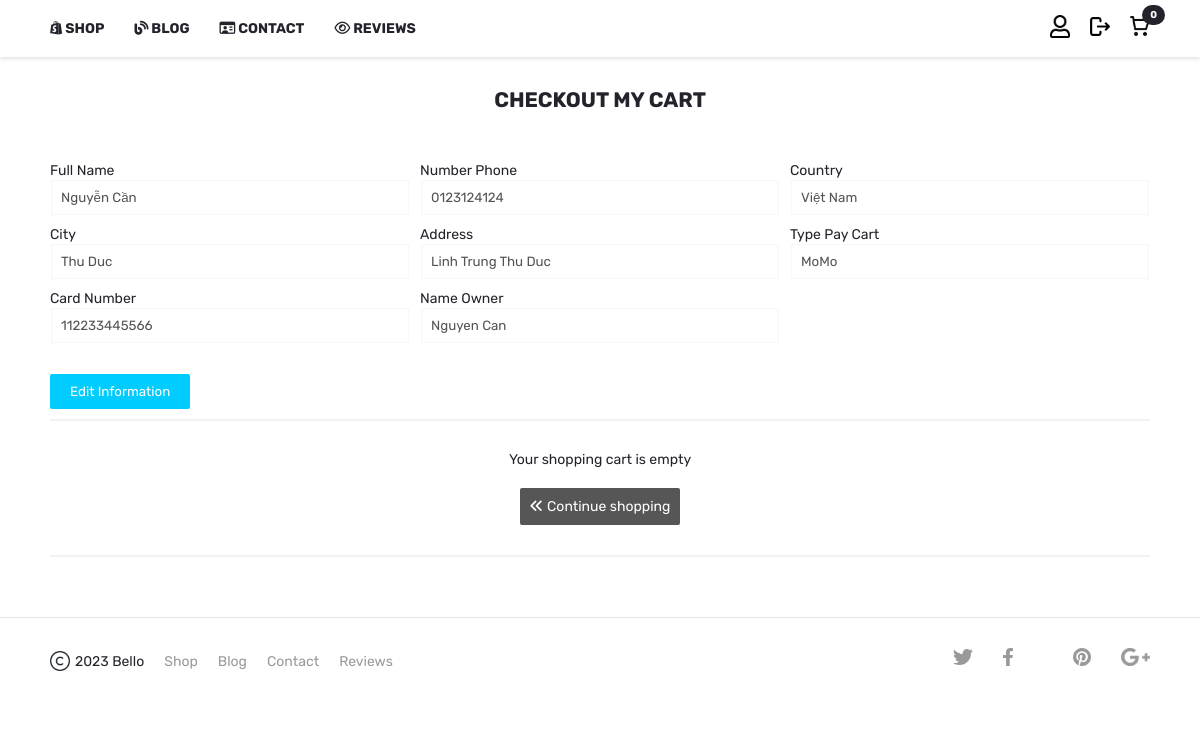
/pages/checkout.php (signed in), run on the app's committed database.
### tables this page shows
CREATE TABLE `information_user` (
  `id` int(11) NOT NULL,
  `userid` int(11) NOT NULL,
  `fullname` varchar(100) NOT NULL,
  `numberphone` varchar(100) NOT NULL,
  `country` varchar(100) NOT NULL,
  `address` varchar(200) NOT NULL,
  `city` varchar(100) NOT NULL,
  `typepaycard` varchar(100) NOT NULL,
  `cardnumber` varchar(100) NOT NULL,
  `nameowner` varchar(100) NOT NULL
);

### auth/auth-role-user.php (called while the page is built, shortened)
<?php
if(isset($_SESSION['user']) && isset($_SESSION['user']['role'])) {
    $userid = $_SESSION['user']['userid'];
}
?>

### pages/checkout.php (the view, shortened to what this page needs)
<!DOCTYPE html>
<html lang="en">
<head>
    <link rel="stylesheet" href="https://cdnjs.cloudflare.com/ajax/libs/font-awesome/6.4.2/css/all.min.css">
    <link rel="stylesheet" href="../assets/css/cart.css">
    <link rel="stylesheet" href="../assets/css/style-header.css">
    <link rel="stylesheet" href="../assets/css/style-footer.css">
    <link rel="stylesheet" href="../assets/css/style-slider.css">
    <link rel="stylesheet" href="../assets/css/style-products.css">
    <link rel="stylesheet" href="../assets/css/index.css">
    <link rel="stylesheet" href="../assets/css/responsive.css">
    <link rel="stylesheet" href="../assets/css/checkout.css">
    <link rel="stylesheet" href="../assets/css/myprofile.css">
    <link rel="stylesheet" href="https://cdn.jsdelivr.net/npm/sweetalert2@10.16.6/dist/sweetalert2.min.css">
</head>
<body>
    <div class="container">
        <?php include '../layout/header-component.php'; ?>
        <main>
            <div class="indent-checkout-cart">
                <h2>CHECKOUT MY CART</h2>
            </div>
            <?php
            require '../config/database.php';
            require '../auth/auth-role-user.php';
            $information_user = mysqli_query($conn, "SELECT * FROM information_user WHERE userid = '$userid' ");
            $infor = mysqli_fetch_assoc($information_user);
            ?>
            <div class="information-pay">
                <div class="information-profile">
                    <div>
                        <span>Full Name</span>
                        <input type="text" value="<?php echo $infor['fullname'];?>" disabled>
                    </div>
                    <div>
                        <span>Number Phone</span>
                        <input type="text" value="<?php echo $infor['numberphone'];?>" disabled>
                    </div>
                    <div>
                        <span>Country</span>
                        <input type="text" value="<?php echo $infor['country'];?>" disabled>
                    </div>
                    <div>
                        <span>City</span>
                        <input type="text" value="<?php echo $infor['city'];?>" disabled>
                    </div>
                    <div>
                        <span>Address</span>
                        <input type="text" value="<?php echo $infor['address'];?>" disabled>
                    </div>
                    <div>
                        <span>Type Pay Cart</span>
                        <input type="text" value="<?php echo $infor['typepaycard'];?>" disabled>
                    </div>
                    <div>
                        <span>Card Number</span>
                        <input type="text" value="<?php echo $infor['cardnumber'];?>" disabled>
                    </div>
                    <div>
                        <span>Name Owner</span>
                        <input type="text" value="<?php echo $infor['nameowner'];?>" disabled>
                    </div>
                </div>
                <button><a href="./editprofile.php">Edit Information</a></button>
            </div>
            <div class="all-cart">
                <?php
                $total = 0;
                $cart_items = [];
                if (isset($_SESSION['cart']) && !empty($_SESSION['cart'])) {
                    foreach ($_SESSION['cart'] as $product_id => $product) {
                        $cart_items[] = [
                            'name' => $product['name'],
                            'image' => $product['image'],
                            'price' => $product['price'],
                            'quantity' => $product['quantity']
                        ];
                        $product_name = $product['name'];
                        $product_image = $product['image'];
                        $product_price = $product['price'];
                        $product_quantity = $product['quantity'];
                        $orderdate = date('Y-m-d H:i:s');
                        $subtotal = (int) $product_price * (int) $product_quantity;
                        $total += $subtotal;
                        ?>
                        <form class="data-cart" method="POST" action="">
                            <div id="cart">
                                <div class="cart-data">
                                    <img width="100px" src="<?php echo $product_image; ?>" alt="">
                                    <span><?php echo $product_name; ?></span>
                                </div>
                                <div class="cart-quantity">
                                    <span>Quantity: <?php echo $product_quantity; ?></span>
                                    <span><?php echo '$' . $product_price; ?></span>
                                </div>
                                <div class="cart-delete">
                                    <input hidden name="product_id" value="<?php echo $product_id; ?>">
                                    <button name="cart-delete"><i class="fa-solid fa-rectangle-xmark"></i></button>
                                </div>
                                <button hidden name="checkout" class="checkout" id="checkout"></button>
                            </div>
                        </form>
                        <?php
                            if (isset($_POST['cart-delete']) && isset($_POST['product_id'])) {
                                $product_id_to_delete = $_POST['product_id'];
                                if (isset($_SESSION['cart'][$product_id_to_delete])) {
                                    unset($_SESSION['cart'][$product_id_to_delete]);
                                    ?>
                                        <script>
                                            Swal.fire({
                                            position: 'top-end',
                                            icon: 'success',
                                            title: 'Complete',
                                            showConfirmButton: false,
                                            timer: 1500
                                            });
                                        </script>
                                    <?php
                                }
                            }
                        }
                    ?>
                    <?php
                    if ($_SERVER['REQUEST_METHOD'] === 'POST') {
                        if (isset($_POST['checkout']) && !empty($userid) ) {
                            foreach($cart_items as $item){
                                $product_name = $item['name'];
                                $product_image = $item['image'];
                                $product_price = $item['price'];
                                $product_quantity = $item['quantity'];
                                $orderdate = date('Y-m-d H:i:s');
                                $query_checkout = "INSERT INTO orders(`orderdate`,`userid`,`status`,`productname`,`image`,`price`,`quantity`)
                                                        VALUES ('$orderdate','$userid','Sent','$product_name','$product_image','$product_price','$product_quantity')";
                                $checkout = mysqli_query($conn, $query_checkout);
                            }
                            if($checkout){
                                unset($_SESSION['cart']);
                                ?>
                                <script>
                                    Swal.fire({
                                        title: 'Successful',
                                        text: 'Thank you for trusting us. The order will be delivered as soon as possible',
                                        icon: 'success',
                                        showCancelButton: true,
                                        confirmButtonText: 'Continue shopping',
                                        cancelButtonText: 'Order tracking'
                                    }).then((result) => {
                                        if (result.isConfirmed) {
                                            window.location.href = './shop.php';
                                        }else{
                                            window.location.href = './order.php';
                                        }
                                    });
                                </script>
                                <?php
                            }
                        }
                    }
                    ?>
                        <div class="auth"><input type="checkbox" name="auth-checkout" id="auth-checkout"><label for="auth-checkout"><strong>Confirm the address. I accept all terms of the shop</strong></label></div>
                        <div class="go-checkout">
                            <label id="checkout" onclick="return validateCheckout()" for="checkout" class="checkout" style="font-weight: bold;">
                                <span><?php echo (isset($total) ? '$'.$total : '$0') ?></span><span> | Checkout</span>
                            </label>
                        </div>
                        <div class="back"><button><a href="./cart.php"><i class="fa-solid fa-angles-left"></i> Back to cart</a></button></div>
                    <?php
                }else{
                    ?>
                    <div class="empty-cart"><span>Your shopping cart is empty</span></div>
                    <div class="back"><button><a href="./shop.php"><i class="fa-solid fa-angles-left"></i> Continue shopping</a></button></div>
                    <?php
                }
                ?>
            </div>
        </main>
        <?php include '../layout/footer-component.php'; ?>
    </div>
</body>
</html>

### assets/css/cart.css (style rules this page uses)
.all-cart { display: flex; flex-direction: column; border-bottom: 2px solid #F1F2F4; border-top: 2px solid #F1F2F4; padding: 20px 0px; }
.empty-cart { text-align: center; padding: 10px 0px; }
.indent-checkout-cart { padding: 20px 0px; text-align: center; }
.back { display: flex; justify-content: center; }
.back button { font-size: 14px; border: none; background-color: rgb(86, 86, 86); color: white; cursor: pointer; margin: 10px; border-radius: 2px; }
.back a { color: white; display: block; padding: 10px 10px; border: none; }

### assets/css/style-header.css (style rules this page uses)
a::before { content: ""; position: absolute; bottom: 0; left: 0; width: 0; height: 2px; background-color: #23232c; transition: width 0.4s; }

### assets/css/index.css (style rules this page uses)
* { padding: 0; margin: 0; box-sizing: border-box; font-family: 'Open Sans', sans-serif; font-family: 'Poppins', sans-serif; font-family: 'Rubik', sans-serif; }
body { font-size: 14px; color: #23232c; }
a { text-decoration: none; }
.container { display: flex; flex-direction: column; }
main { padding: 10px 50px; }
button { cursor: pointer; }

### assets/css/checkout.css (style rules this page uses)
.information-profile { display: grid; grid-template-columns: repeat(3,1fr); margin: 10px 0px; padding: 10px 0px; gap: 10px; }
.information-profile span { display: block; }
.information-profile input { width: 100%; padding: 10px 20px; border: 1px solid gray; border-radius: 2px; }
.information-pay a { display: block; padding: 10px 20px; color: white; }
.information-pay button { background-color: #00ccff; border: none; border-radius: 2px; margin-bottom: 10px; }

### assets/css/myprofile.css (style rules this page uses)
.information-profile { display: grid; grid-template-columns: repeat(3,1fr); gap: 10px; padding: 20px 0px; }
.information-profile input { background-color: white; width: 100%; padding: 10px; border: 1px solid white; border-radius: 2px; box-shadow: inset 0 0 2px #e2e2e2; }

### data on the page
information_user: fullname "Nguyễn Cần", numberphone "0123124124", country "Việt Nam", city "Thu Duc", address "Linh Trung Thu Duc", typepaycard "MoMo", cardnumber "112233445566", nameowner "Nguyen Can"
